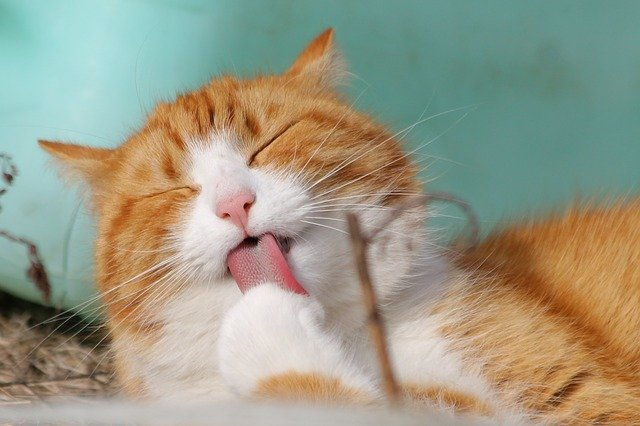
#> input picture Python/OpenCV/cat.jpg, 640 x 426 px
$ python '7 image_crop.py'
#> lines starting #> are read from the running program, lines starting #| are printed output that depends on the picture; after the words box and inside, x2 and y2 are one past the last pixel; in counts of white or black regions, pixels touching at a corner belong together
# 이미지 자르기
# : 영역을 잘라서 새로운 윈도우(창)에 표시

import cv2

img = cv2.imread('cat.jpg')
#> img is the input picture: shape (426, 640, 3); mean B, G, R 134.1, 154.2, 155.2
#size = img.shape # 이미지 크기 확인 : (426,640,3)
#print(size)

crop = img[100:300, 200:400] # 세로 100:200, 가로 300:400 이미지 자름
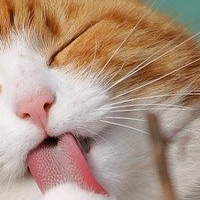
#> crop: shape (200, 200, 3); mean B, G, R 128.3, 146.7, 174.9
img[100:300, 400:600] = crop # 기존 이미지에 자른 이미지 삽입
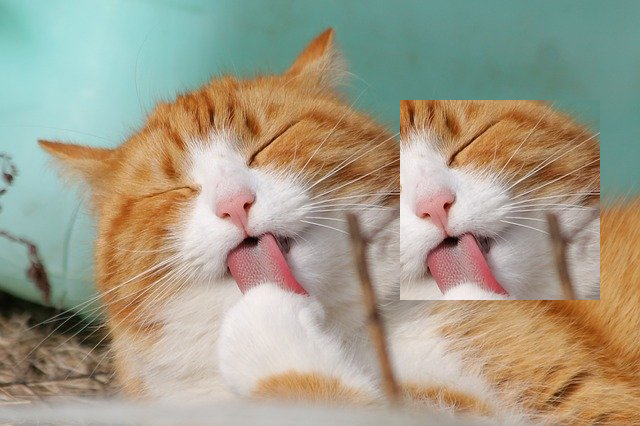
#> img: shape (426, 640, 3); 14.67% of pixels changed, all inside (x1, y1, x2, y2) = (400, 100, 600, 300)


cv2.imshow('img',img)       # 원본 이미지
cv2.imshow('crop', crop)    # 잘린 이미지

cv2.waitKey(0)
cv2.destroyAllWindows()

$ run again, with Python/OpenCV/newspaper.jpg copied over Python/OpenCV/cat.jpg
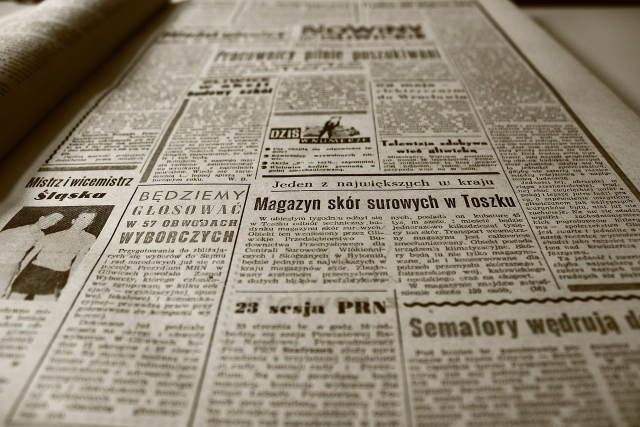
#> input picture Python/OpenCV/newspaper.jpg, 1280 x 853 px (shown at 1/2 size)
#> img is the input picture: shape (853, 1280, 3); mean B, G, R 118.1, 135.8, 145.1
#> `crop = img[100:300, 200:400]`:
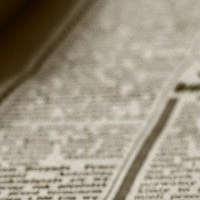
#> crop: shape (200, 200, 3); mean B, G, R 131, 148.2, 156.8
#> `img[100:300, 400:600] = crop`:
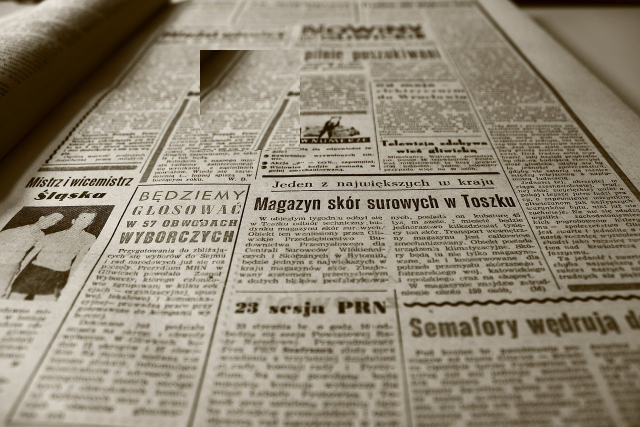
#> img: shape (853, 1280, 3) (shown at 1/2 size); 3.66% of pixels changed, all inside (x1, y1, x2, y2) = (400, 100, 600, 300)
